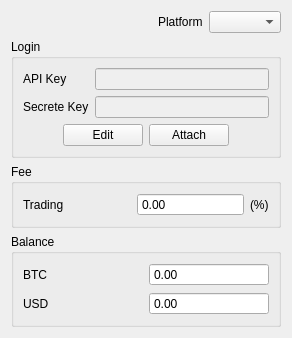
       <widget class="QWidget" name="m_pPlatformBSelection" native="true">
        <layout class="QVBoxLayout" name="m_ploutPlatformBSelection">
         <item>
          <layout class="QHBoxLayout" name="horizontalLayout_5">
           <item>
            <spacer name="horizontalSpacer_3">
             <property name="orientation">
              <enum>Qt::Horizontal</enum>
             </property>
             <property name="sizeHint" stdset="0">
              <size>
               <width>40</width>
               <height>20</height>
              </size>
             </property>
            </spacer>
           </item>
           <item>
            <widget class="QLabel" name="label_11">
             <property name="text">
              <string>Platform</string>
             </property>
            </widget>
           </item>
           <item>
            <widget class="QComboBox" name="m_pPlatformsListB"/>
           </item>
          </layout>
         </item>
         <item>
          <widget class="QGroupBox" name="groupBox_5">
           <property name="title">
            <string>Login</string>
           </property>
           <layout class="QGridLayout" name="gridLayout_10">
            <item row="0" column="0">
             <layout class="QGridLayout" name="gridLayout_11">
              <item row="0" column="1">
               <widget class="QLineEdit" name="m_ptxtAPIKeyB">
                <property name="enabled">
                 <bool>false</bool>
                </property>
               </widget>
              </item>
              <item row="0" column="0">
               <widget class="QLabel" name="label_12">
                <property name="text">
                 <string>API Key</string>
                </property>
               </widget>
              </item>
              <item row="1" column="0">
               <widget class="QLabel" name="label_13">
                <property name="text">
                 <string>Secrete Key</string>
                </property>
               </widget>
              </item>
              <item row="1" column="1">
               <widget class="QLineEdit" name="m_ptxtSecKeyB">
                <property name="enabled">
                 <bool>false</bool>
                </property>
               </widget>
              </item>
              <item row="2" column="0" colspan="2">
               <layout class="QHBoxLayout" name="horizontalLayout_6">
                <item>
                 <spacer name="horizontalSpacer_7">
                  <property name="orientation">
                   <enum>Qt::Horizontal</enum>
                  </property>
                  <property name="sizeHint" stdset="0">
                   <size>
                    <width>40</width>
                    <height>20</height>
                   </size>
                  </property>
                 </spacer>
                </item>
                <item>
                 <widget class="QPushButton" name="m_pbtnEditLoginInfoB">
                  <property name="text">
                   <string>Edit</string>
                  </property>
                 </widget>
                </item>
                <item>
                 <widget class="QPushButton" name="m_pbtnAttachLoginInfoB">
                  <property name="text">
                   <string>Attach</string>
                  </property>
                 </widget>
                </item>
                <item>
                 <spacer name="horizontalSpacer_8">
                  <property name="orientation">
                   <enum>Qt::Horizontal</enum>
                  </property>
                  <property name="sizeHint" stdset="0">
                   <size>
                    <width>40</width>
                    <height>20</height>
                   </size>
                  </property>
                 </spacer>
                </item>
               </layout>
              </item>
             </layout>
            </item>
           </layout>
          </widget>
         </item>
         <item>
          <widget class="QGroupBox" name="groupBox_2">
           <property name="title">
            <string>Fee</string>
           </property>
           <layout class="QGridLayout" name="gridLayout_9">
            <item row="0" column="0">
             <layout class="QGridLayout" name="gridLayout_7">
              <item row="0" column="0">
               <widget class="QLabel" name="label_51">
                <property name="text">
                 <string>Trading</string>
                </property>
               </widget>
              </item>
              <item row="0" column="1">
               <widget class="QDoubleSpinBox" name="m_pspinTradingFeeB">
                <property name="readOnly">
                 <bool>true</bool>
                </property>
                <property name="buttonSymbols">
                 <enum>QAbstractSpinBox::NoButtons</enum>
                </property>
               </widget>
              </item>
              <item row="0" column="2">
               <widget class="QLabel" name="label_53">
                <property name="sizePolicy">
                 <sizepolicy hsizetype="Fixed" vsizetype="Preferred">
                  <horstretch>0</horstretch>
                  <verstretch>0</verstretch>
                 </sizepolicy>
                </property>
                <property name="text">
                 <string>(%)</string>
                </property>
               </widget>
              </item>
             </layout>
            </item>
           </layout>
          </widget>
         </item>
         <item>
          <widget class="QGroupBox" name="groupBox_6">
           <property name="title">
            <string>Balance</string>
           </property>
           <layout class="QGridLayout" name="gridLayout_12">
            <item row="0" column="0">
             <layout class="QGridLayout" name="gridLayout_13">
              <item row="1" column="0">
               <widget class="QLabel" name="label_14">
                <property name="text">
                 <string>USD</string>
                </property>
               </widget>
              </item>
              <item row="0" column="0">
               <widget class="QLabel" name="label_15">
                <property name="text">
                 <string>BTC</string>
                </property>
               </widget>
              </item>
              <item row="0" column="1">
               <widget class="QDoubleSpinBox" name="m_pspinCur1BalanceB">
                <property name="sizePolicy">
                 <sizepolicy hsizetype="Preferred" vsizetype="Fixed">
                  <horstretch>0</horstretch>
                  <verstretch>0</verstretch>
                 </sizepolicy>
                </property>
                <property name="readOnly">
                 <bool>true</bool>
                </property>
                <property name="buttonSymbols">
                 <enum>QAbstractSpinBox::NoButtons</enum>
                </property>
               </widget>
              </item>
              <item row="1" column="1">
               <widget class="QDoubleSpinBox" name="m_pspinCur2BalanceB">
                <property name="sizePolicy">
                 <sizepolicy hsizetype="Preferred" vsizetype="Fixed">
                  <horstretch>0</horstretch>
                  <verstretch>0</verstretch>
                 </sizepolicy>
                </property>
                <property name="readOnly">
                 <bool>true</bool>
                </property>
                <property name="buttonSymbols">
                 <enum>QAbstractSpinBox::NoButtons</enum>
                </property>
               </widget>
              </item>
             </layout>
            </item>
           </layout>
          </widget>
         </item>
        </layout>
       </widget>
